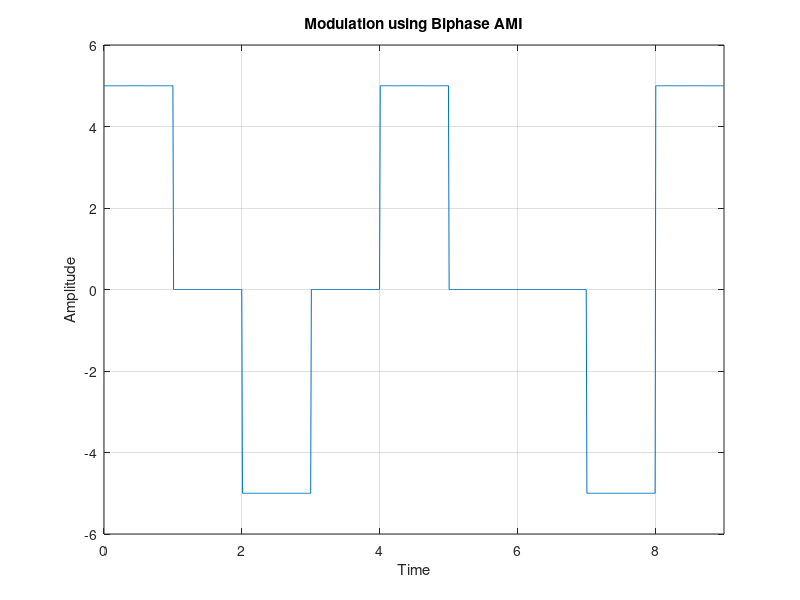

Here is the MATLAB script that generated this plot:
clc;
clear all;
close all;

x = [ 1 0 1 0 1 0 0 1 1 ]
bitrate = 1;
V = 5;
F = 100;


## Modulation
t = 0 : 1/F : length(x)/bitrate;
mod = [];
index = 1;
v = V;


for i=1:length(t)
  if x(index) == 0
    mod(i) = 0;
  else
    mod(i) = v;
  endif
  

  if t(i)*bitrate >= index && index < length(x)
    index += 1;
    if x(index) == 1
      v = -v;
    endif
  endif
  
endfor


plot(t, mod);
xlabel('Time');
ylabel('Amplitude');
xlim([0, length(x)/bitrate])
ylim([-V-1, V+1])
grid on;
title('Modulation using Biphase AMI')


## Demodulation
index = 1;
demod = [];
v = V;

for i=1:length(t)
  if mod(i) == 0
    demod(index) = 0;
  else
    demod(index) = 1;
  endif
  
  if t(i)*bitrate >= index && index < length(x)
    index += 1;  
  endif

endfor


demod
